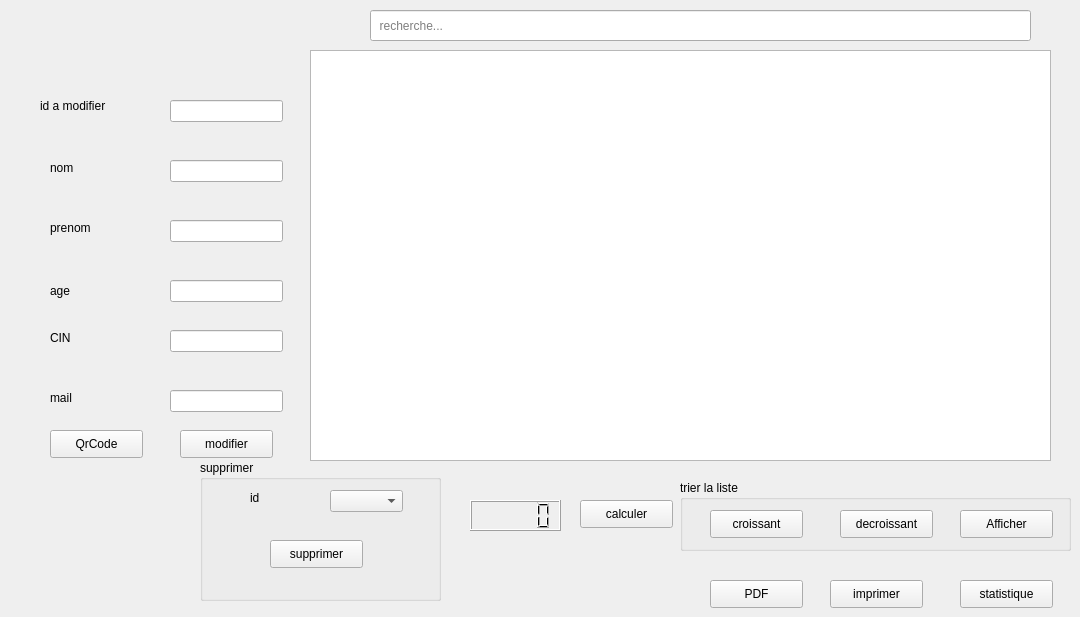
     <widget class="QWidget" name="tab_4">
      <attribute name="title">
       <string>gerer employes</string>
      </attribute>
      <widget class="QPushButton" name="pushButton_modifier">
       <property name="geometry">
        <rect>
         <x>180</x>
         <y>430</y>
         <width>93</width>
         <height>28</height>
        </rect>
       </property>
       <property name="text">
        <string>modifier</string>
       </property>
      </widget>
      <widget class="QLineEdit" name="modfier_id">
       <property name="geometry">
        <rect>
         <x>170</x>
         <y>100</y>
         <width>113</width>
         <height>22</height>
        </rect>
       </property>
      </widget>
      <widget class="QLabel" name="label_14">
       <property name="geometry">
        <rect>
         <x>40</x>
         <y>90</y>
         <width>111</width>
         <height>31</height>
        </rect>
       </property>
       <property name="text">
        <string>id a modifier</string>
       </property>
      </widget>
      <widget class="QLabel" name="label_15">
       <property name="geometry">
        <rect>
         <x>50</x>
         <y>160</y>
         <width>56</width>
         <height>16</height>
        </rect>
       </property>
       <property name="text">
        <string>nom</string>
       </property>
      </widget>
      <widget class="QLineEdit" name="modifier_nom">
       <property name="geometry">
        <rect>
         <x>170</x>
         <y>160</y>
         <width>113</width>
         <height>22</height>
        </rect>
       </property>
      </widget>
      <widget class="QLabel" name="label_16">
       <property name="geometry">
        <rect>
         <x>50</x>
         <y>220</y>
         <width>56</width>
         <height>16</height>
        </rect>
       </property>
       <property name="text">
        <string>prenom</string>
       </property>
      </widget>
      <widget class="QLabel" name="label_17">
       <property name="geometry">
        <rect>
         <x>50</x>
         <y>280</y>
         <width>71</width>
         <height>21</height>
        </rect>
       </property>
       <property name="text">
        <string>age</string>
       </property>
      </widget>
      <widget class="QLabel" name="label_18">
       <property name="geometry">
        <rect>
         <x>50</x>
         <y>330</y>
         <width>56</width>
         <height>16</height>
        </rect>
       </property>
       <property name="text">
        <string>CIN</string>
       </property>
      </widget>
      <widget class="QLineEdit" name="modifier_prenom">
       <property name="geometry">
        <rect>
         <x>170</x>
         <y>220</y>
         <width>113</width>
         <height>22</height>
        </rect>
       </property>
      </widget>
      <widget class="QLineEdit" name="modifier_num">
       <property name="geometry">
        <rect>
         <x>170</x>
         <y>280</y>
         <width>113</width>
         <height>22</height>
        </rect>
       </property>
      </widget>
      <widget class="QLineEdit" name="modifier_cin">
       <property name="geometry">
        <rect>
         <x>170</x>
         <y>330</y>
         <width>113</width>
         <height>22</height>
        </rect>
       </property>
      </widget>
      <widget class="QLabel" name="label_19">
       <property name="geometry">
        <rect>
         <x>50</x>
         <y>390</y>
         <width>56</width>
         <height>16</height>
        </rect>
       </property>
       <property name="text">
        <string>mail</string>
       </property>
      </widget>
      <widget class="QLineEdit" name="modifier_mail">
       <property name="geometry">
        <rect>
         <x>170</x>
         <y>390</y>
         <width>113</width>
         <height>22</height>
        </rect>
       </property>
      </widget>
      <widget class="QTableView" name="tab_employes">
       <property name="geometry">
        <rect>
         <x>310</x>
         <y>50</y>
         <width>741</width>
         <height>411</height>
        </rect>
       </property>
      </widget>
      <widget class="QPushButton" name="pushButton_impression">
       <property name="geometry">
        <rect>
         <x>830</x>
         <y>580</y>
         <width>93</width>
         <height>28</height>
        </rect>
       </property>
       <property name="text">
        <string>imprimer</string>
       </property>
      </widget>
      <widget class="QPushButton" name="pushButton_stat">
       <property name="geometry">
        <rect>
         <x>960</x>
         <y>580</y>
         <width>93</width>
         <height>28</height>
        </rect>
       </property>
       <property name="text">
        <string>statistique</string>
       </property>
      </widget>
      <widget class="QPushButton" name="pushButton_imprimer">
       <property name="geometry">
        <rect>
         <x>710</x>
         <y>580</y>
         <width>93</width>
         <height>28</height>
        </rect>
       </property>
       <property name="text">
        <string>PDF</string>
       </property>
      </widget>
      <widget class="QGroupBox" name="groupBox_7">
       <property name="geometry">
        <rect>
         <x>200</x>
         <y>460</y>
         <width>241</width>
         <height>141</height>
        </rect>
       </property>
       <property name="title">
        <string>supprimer</string>
       </property>
       <widget class="QPushButton" name="bt_supprimer">
        <property name="geometry">
         <rect>
          <x>70</x>
          <y>80</y>
          <width>93</width>
          <height>28</height>
         </rect>
        </property>
        <property name="text">
         <string>supprimer</string>
        </property>
       </widget>
       <widget class="QLabel" name="label_20">
        <property name="geometry">
         <rect>
          <x>50</x>
          <y>30</y>
          <width>56</width>
          <height>16</height>
         </rect>
        </property>
        <property name="text">
         <string>id</string>
        </property>
       </widget>
       <widget class="QComboBox" name="comboBox_supprimer">
        <property name="geometry">
         <rect>
          <x>130</x>
          <y>30</y>
          <width>73</width>
          <height>22</height>
         </rect>
        </property>
       </widget>
      </widget>
      <widget class="QGroupBox" name="groupBox_8">
       <property name="geometry">
        <rect>
         <x>680</x>
         <y>480</y>
         <width>391</width>
         <height>71</height>
        </rect>
       </property>
       <property name="title">
        <string>trier la liste </string>
       </property>
       <widget class="QPushButton" name="pushButton_tri_croissant">
        <property name="geometry">
         <rect>
          <x>30</x>
          <y>30</y>
          <width>93</width>
          <height>28</height>
         </rect>
        </property>
        <property name="text">
         <string>croissant</string>
        </property>
       </widget>
       <widget class="QPushButton" name="pushButton_tri_decroissant">
        <property name="geometry">
         <rect>
          <x>160</x>
          <y>30</y>
          <width>93</width>
          <height>28</height>
         </rect>
        </property>
        <property name="text">
         <string>decroissant</string>
        </property>
       </widget>
       <widget class="QPushButton" name="button_afficher_Ahmed">
        <property name="geometry">
         <rect>
          <x>280</x>
          <y>30</y>
          <width>93</width>
          <height>28</height>
         </rect>
        </property>
        <property name="text">
         <string>Afficher</string>
        </property>
       </widget>
      </widget>
      <widget class="QLineEdit" name="lineEdit_recherche">
       <property name="geometry">
        <rect>
         <x>370</x>
         <y>10</y>
         <width>661</width>
         <height>31</height>
        </rect>
       </property>
       <property name="text">
        <string/>
       </property>
       <property name="placeholderText">
        <string>  recherche...</string>
       </property>
      </widget>
      <widget class="QPushButton" name="pushButton_calcul">
       <property name="geometry">
        <rect>
         <x>580</x>
         <y>500</y>
         <width>93</width>
         <height>28</height>
        </rect>
       </property>
       <property name="text">
        <string>calculer</string>
       </property>
      </widget>
      <widget class="QLCDNumber" name="lcdNumber_calcul">
       <property name="geometry">
        <rect>
         <x>470</x>
         <y>500</y>
         <width>91</width>
         <height>31</height>
        </rect>
       </property>
      </widget>
      <widget class="QPushButton" name="QrCode">
       <property name="geometry">
        <rect>
         <x>50</x>
         <y>430</y>
         <width>93</width>
         <height>28</height>
        </rect>
       </property>
       <property name="text">
        <string>QrCode</string>
       </property>
      </widget>
      <widget class="QLabel" name="label_21">
       <property name="geometry">
        <rect>
         <x>30</x>
         <y>500</y>
         <width>131</width>
         <height>91</height>
        </rect>
       </property>
       <property name="text">
        <string/>
       </property>
      </widget>
      <widget class="QLabel" name="label_time1">
       <property name="geometry">
        <rect>
         <x>50</x>
         <y>30</y>
         <width>131</width>
         <height>16</height>
        </rect>
       </property>
       <property name="text">
        <string/>
       </property>
      </widget>
     </widget>
